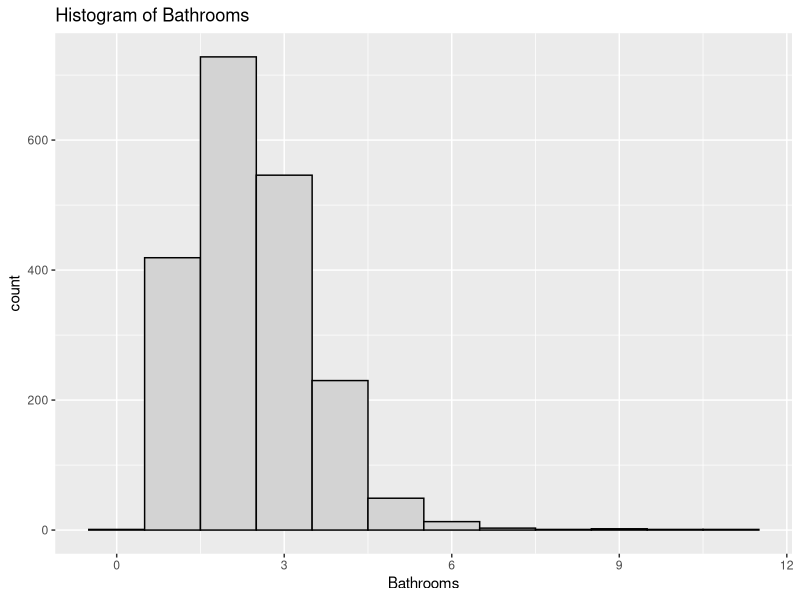
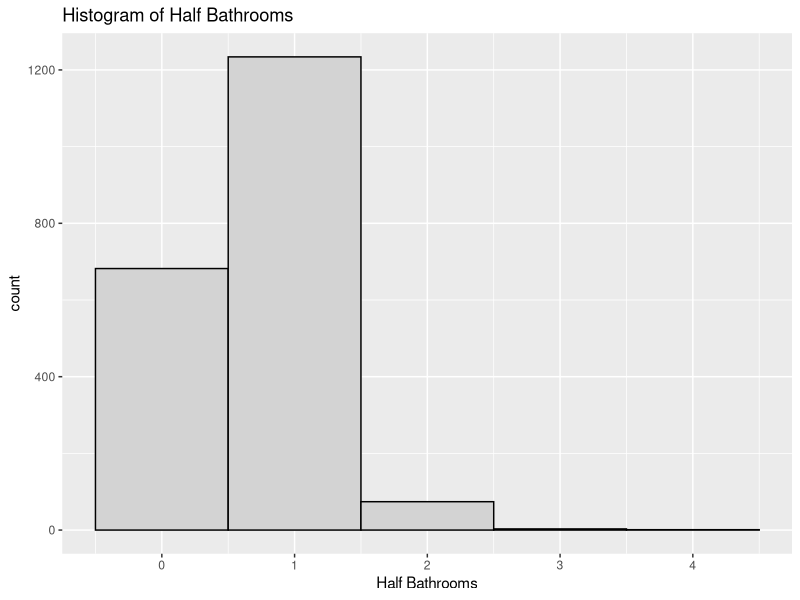
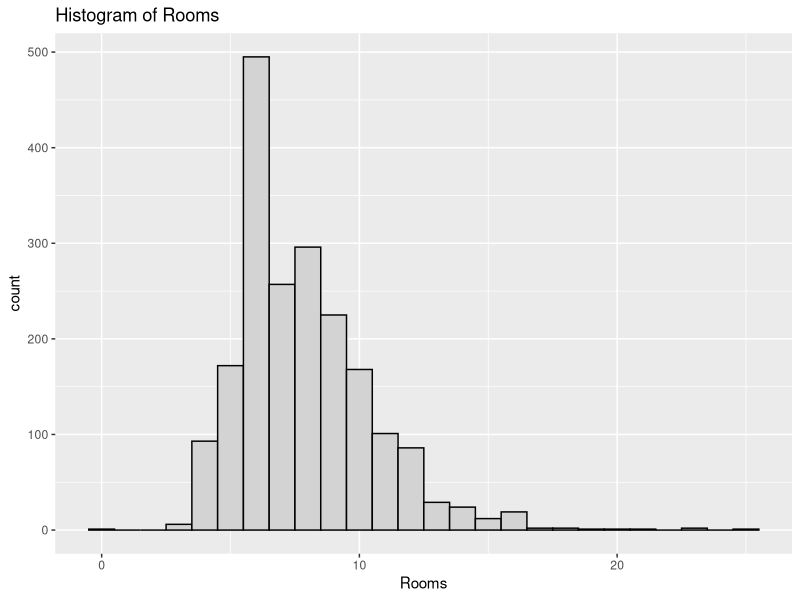
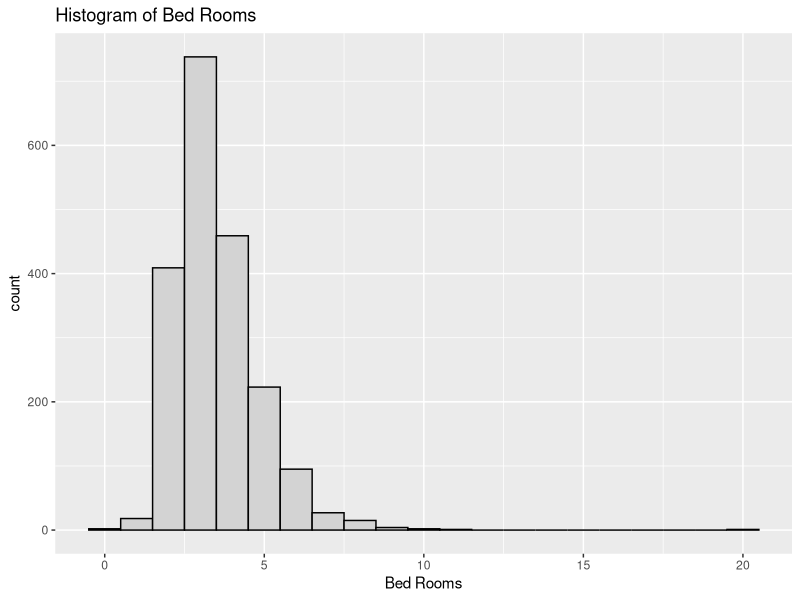
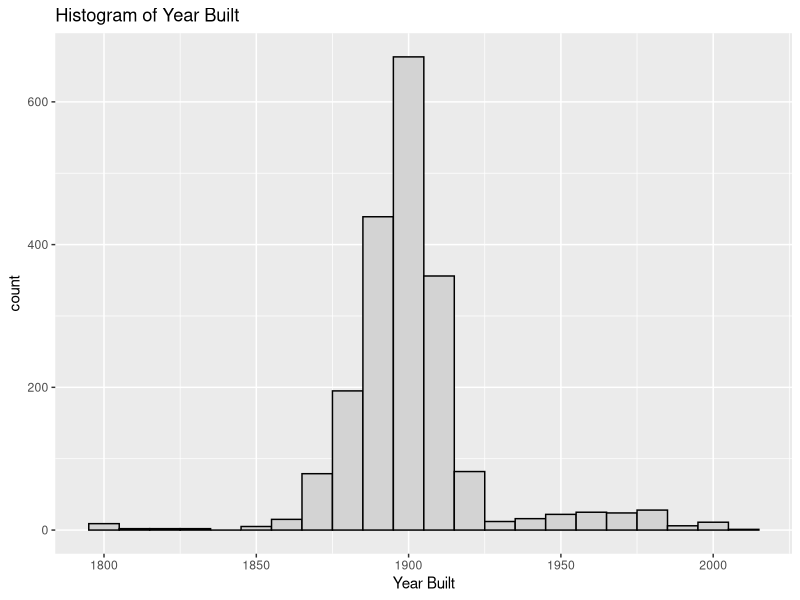
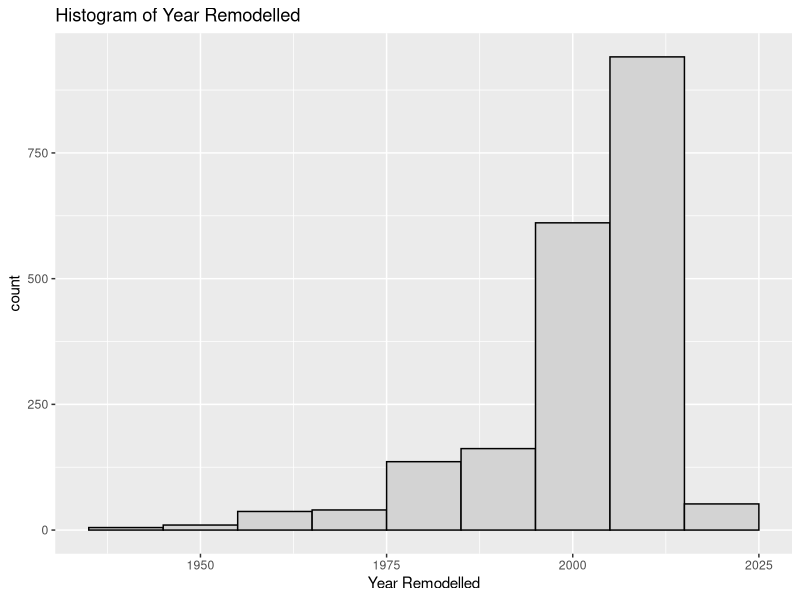
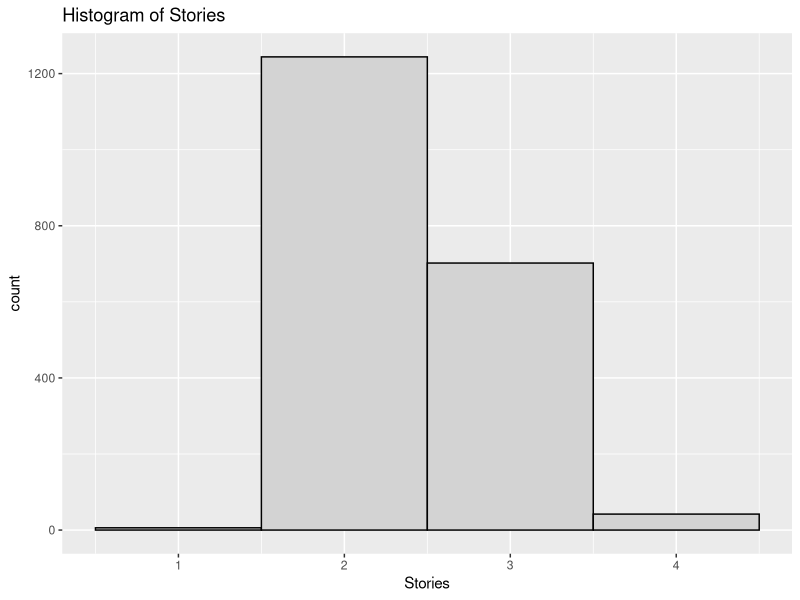
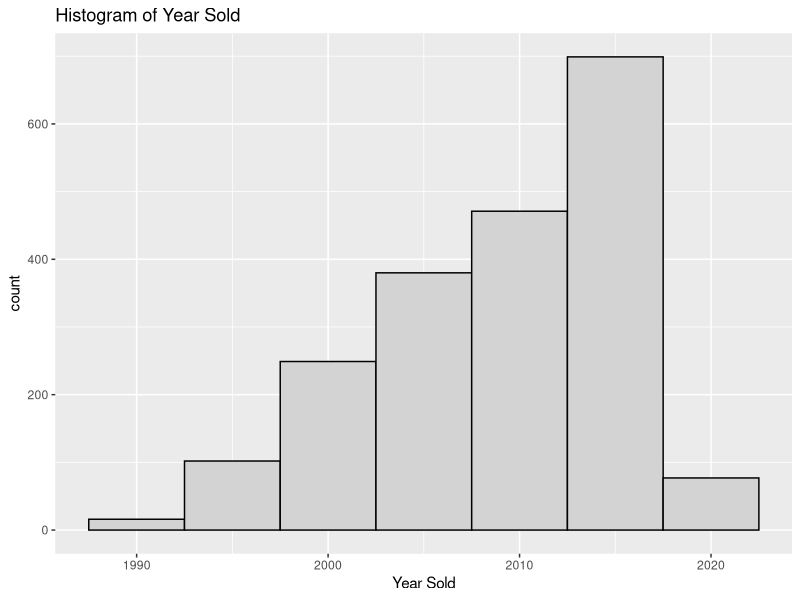

R code for these plots, in order:
## ---- chunk 1
knitr::opts_chunk$set(echo = TRUE)
library(ggplot2)
library(dplyr)
library(readr)
library(car)
library(broom)
library(corrplot)

## ---- chunk 2

houses <- read.csv("DC_properties_clean.csv")

excl_rows <- houses[sample(nrow(houses), 5), ] # Exclude Random Rows
houses <- setdiff(houses, excl_rows)

houses$CNDTN <- factor(houses$CNDTN, order = TRUE, levels = c("Fair", "Average", "Good", "Very Good", "Excellent"))

## ---- chunk 3

# 4. Exploratory analysis

#Histograms to examine distribution of each variable

ggplot(houses, aes(x = BATHRM))+
  geom_histogram(color="black", fill="light gray", binwidth = 1)+
  labs(x="Bathrooms", title="Histogram of Bathrooms")

ggplot(houses, aes(x = HF_BATHRM))+
  geom_histogram(color="black", fill="light gray", binwidth = 1)+
  labs(x="Half Bathrooms", title="Histogram of Half Bathrooms")

ggplot(houses, aes(x = ROOMS))+
  geom_histogram(color="black", fill="light gray", binwidth = 1)+
  labs(x="Rooms", title="Histogram of Rooms")

ggplot(houses, aes(x = BEDRM))+
  geom_histogram(color="black", fill="light gray", binwidth = 1)+
  labs(x="Bed Rooms", title="Histogram of Bed Rooms")

ggplot(houses, aes(x = AYB))+
  geom_histogram(color="black", fill="light gray", binwidth = 10)+
  labs(x="Year Built", title="Histogram of Year Built")

ggplot(houses, aes(x = YR_RMDL))+
  geom_histogram(color="black", fill="light gray", binwidth = 10)+
  labs(x="Year Remodelled", title="Histogram of Year Remodelled")

ggplot(houses, aes(x = STORIES))+
  geom_histogram(color="black", fill="light gray", binwidth = 1)+
  labs(x="Stories", title="Histogram of Stories")

ggplot(houses, aes(x = SALEYEAR))+
  geom_histogram(color="black", fill="light gray", binwidth = 5)+
  labs(x="Year Sold", title="Histogram of Year Sold")

ggplot(houses, aes(x = SALEMONTH))+
  geom_histogram(color="black", fill="light gray", binwidth = 1)+
  labs(x="Month Sold", title="Histogram of Month Sold")

ggplot(houses, aes(x = SALEDAY))+
  geom_histogram(color="black", fill="light gray", binwidth = 4)+
  labs(x="Day Sold", title="Histogram of Day Sold")

ggplot(houses, aes(x = GBA))+
  geom_histogram(color="black", fill="light gray", binwidth = 100)+
  labs(x="Square Footage", title="Histogram of Square Footage")

ggplot(houses, aes(x = LANDAREA))+
  geom_histogram(color="black", fill="light gray", binwidth = 100)+
  labs(x="Land Area", title="Histogram of Land Area")

ggplot(houses, aes(x = CNDTN))+
  geom_bar(color="black", fill="light gray")+
  labs(x="Land Area", title="Bar Plot of Land Area")

# Boxplots to identify outliers

boxplot(houses$BATHRM, main="Bathrooms", sub=paste("Outlier rows: ", boxplot.stats(houses$BATHRM)$out))

boxplot(houses$HF_BATHRM, main="Half Bathrooms", sub=paste("Outlier rows: ", boxplot.stats(houses$HF_BATHRM)$out))

boxplot(houses$ROOMS, main="Rooms", sub=paste("Outlier rows: ", boxplot.stats(houses$ROOMS)$out))

boxplot(houses$BEDRM, main="Bedrooms", sub=paste("Outlier rows: ", boxplot.stats(houses$BEDRM)$out))

boxplot(houses$AYB, main="Year Built", sub=paste("Outlier rows: ", boxplot.stats(houses$AYB)$out))

boxplot(houses$YR_RMDL, main="Year Remodeled", sub=paste("Outlier rows: ", boxplot.stats(houses$YR_RMDL)$out))

boxplot(houses$STORIES, main="Stories", sub=paste("Outlier rows: ", boxplot.stats(houses$STORIES)$out))

boxplot(houses$SALEYEAR, main="Year of Most Recent Sale", sub=paste("Outlier rows: ", boxplot.stats(houses$SALEYEAR)$out))

boxplot(houses$GBA, main="Gross Building Area", sub=paste("Outlier rows: ", boxplot.stats(houses$GBA)$out))

boxplot(houses$CNDTN, main="Condition", sub=paste("Outlier rows: ", boxplot.stats(houses$CNDTN)$out))

boxplot(houses$LANDAREA, main="Land Area", sub=paste("Outlier rows: ", boxplot.stats(houses$LANDAREA)$out))

boxplot(houses$PRICE, main="Price", sub=paste("Outlier rows: ", boxplot.stats(houses$PRICE)$out))

# Boxplots to identify outliers

boxa <- boxplot(houses$BATHRM, main="Bathrooms", sub=paste("Outlier rows: ", boxplot.stats(houses$BATHRM)$out))

boxb <- boxplot(houses$HF_BATHRM, main="Half Bathrooms", sub=paste("Outlier rows: ", boxplot.stats(houses$HF_BATHRM)$out))

boxc <- boxplot(houses$ROOMS, main="Rooms", sub=paste("Outlier rows: ", boxplot.stats(houses$ROOMS)$out))


# scatterplots

# price by room
room_price <- ggplot(houses, aes(x = ROOMS, y = PRICE))
room_price + geom_point()

# price by year
year_price <- ggplot(houses, aes(x = SALEYEAR, y = PRICE))
year_price + geom_point()

# price by month
month_price <- ggplot(houses, aes(x = SALEMONTH, y = PRICE))
month_price + geom_point()

# price by day of month
day_price <- ggplot(houses, aes(x = SALEDAY, y = PRICE))
day_price + geom_point()


# Use corrplot to display a correlation matrix of that variables

corr_matrix <- cor(data.frame(houses$HF_BATHRM, houses$BATHRM, houses$ROOMS, houses$BEDRM,houses$AYB, houses$YR_RMDL, houses$PRICE, houses$SALEDAY, houses$SALEMONTH, houses$SALEYEAR, houses$STORIES, houses$LANDAREA, houses$GBA))
corrplot(corr_matrix, type = "upper", order = "hclust", 
         tl.col = "black", tl.srt = 45)

## ---- chunk 4

# 5. Identification and evaluation of suitable model

fit <- lm(data = houses, PRICE ~ BATHRM + HF_BATHRM  + ROOMS + BEDRM + AYB + YR_RMDL + STORIES + SALEMONTH + SALEDAY + SALEYEAR + GBA + CNDTN + LANDAREA)

# Review p-values, check sign of estimates

summary(fit)

## ---- chunk 5

# Review ANOVA and compare F statistic

anova(fit)

## ---- chunk 6

# Residual plot and look for non-constant variance

fit.df <- augment(fit)
ggplot(fit.df, aes(x = .fitted, y = .resid))+
  geom_point()+
  geom_hline(yintercept = 0, linetype = 2)+
  labs( x = "Fitted Values", y = "Residuals")

## ---- chunk 7
# Shapiro-Wilk test for normality

shapiro.test(fit$residuals)

## ---- chunk 8
# ncvTest for constant variance

ncvTest(fit)

## ---- chunk 9

# Variance Inflation Factor (used to identify multicllinearity >= 10)

vif(fit)

## ---- chunk 10
# Review R2 value
# From summary above: adjusted R^2 = .6984

# Drop non-significant predictor variables (Droped AYB: +.0002, Rooms: No change, other lower)
fit <- lm(data = houses, PRICE ~ BATHRM + HF_BATHRM  +  BEDRM + YR_RMDL + STORIES + SALEMONTH + SALEDAY + SALEYEAR + GBA + CNDTN + LANDAREA)
#summary(fit)

# If multicollinearity is present, drop one correlated variable (None present)

#Variable Transformations
#powerTransform(houses$HF_BATHRM+1) # .776
#powerTransform(houses$BEDRM+1) # -.130
#powerTransform(houses$STORIES+1) # -2.084
#powerTransform(houses$SALEMONTH) # .809
#powerTransform(houses$SALEYEAR-1990) # 1.48 - didn't help
#powerTransform(houses$GBA) # -.08 -> LOG
#powerTransform(houses$LANDAREA) # .35 -> SQRT

fit <- lm(data = houses, PRICE ~  BATHRM  + HF_BATHRM  + BEDRM + log(BEDRM+1) + STORIES  + SALEMONTH + SALEDAY + SALEYEAR  + GBA + log(GBA) + CNDTN + LANDAREA )
#summary(fit) # R^2 increased to .7269

# Transform the outcome variable if the residual plot looks suspicious
powerTransform(houses$PRICE) #.33 -> sqrt

# log lowers R2: .6589
fit1 <- lm(data = houses, log(PRICE) ~ BATHRM  + HF_BATHRM  + BEDRM + log(BEDRM+1) + STORIES  + SALEMONTH + SALEDAY + SALEYEAR  + GBA + log(GBA) + CNDTN + LANDAREA )
#summary(fit1)
# sqrt increase R2: .7481, drop YR_RMDL + .0001
fit2 <- lm(data = houses, sqrt(PRICE) ~ BATHRM  + HF_BATHRM  + BEDRM + log(BEDRM+1) + STORIES  + SALEMONTH + SALEDAY + SALEYEAR  + GBA + log(GBA) + CNDTN + LANDAREA )
#summary(fit2)
# inverse drastically decrease
fit3 <- lm(data = houses, I(1/PRICE) ~ BATHRM  + HF_BATHRM  + BEDRM + log(BEDRM+1) + STORIES  + SALEMONTH + SALEDAY + SALEYEAR  + GBA + log(GBA) + CNDTN + LANDAREA )
#summary(fit3)

## ---- chunk 11

fit_final <- lm(data = houses, sqrt(PRICE) ~  BATHRM  + HF_BATHRM  + BEDRM  + log(BEDRM+1) + STORIES  + SALEMONTH + SALEDAY + SALEYEAR  + GBA + log(GBA) + CNDTN + LANDAREA )
summary(fit_final) # R^2 increased to .7481

fit_final.df <- augment(fit_final)
ggplot(fit_final.df, aes(x = .fitted, y = .resid))+
  geom_point()+
  geom_hline(yintercept = 0, linetype = 2)+
  labs( x = "Fitted Values", y = "Residuals")

## ---- chunk 12

#using AIC & BIC for model comparison
"Initial Model AIC:"
AIC(fit) # AIC
"Initial Model BIC:"
BIC(fit) # BIC
"Final Model AIC:"
AIC(fit_final) # AIC
"Final Model BIC:"
BIC(fit_final) # BIC 

# The AIC and BIC for fit_final are both lower, so that is the better model

## ---- chunk 13

# 6. Application of the model 

# Test on excluded rows
predict(fit, newdata = excl_rows, interval = "predict")

